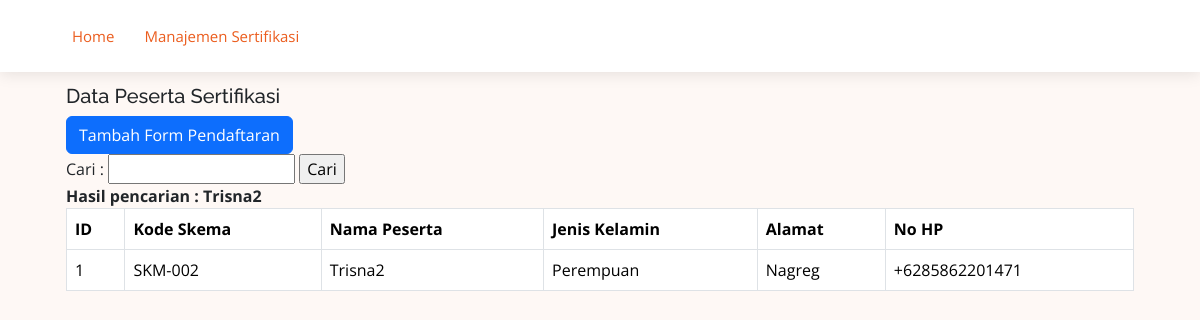
The page /index.php?cari=Trisna2 on the database its author committed.
### tables this page shows
CREATE TABLE `peserta` (
  `id_peserta` int(11) NOT NULL,
  `kd_skema` varchar(10) DEFAULT NULL,
  `nm_peserta` varchar(255) DEFAULT NULL,
  `jekel` varchar(10) DEFAULT NULL,
  `alamat` text DEFAULT NULL,
  `no_hp` varchar(15) DEFAULT NULL
);

### index.php (the view, shortened to what this page needs)
<!DOCTYPE html>
<html lang="en">
<head>
    <link href="assets/vendor/aos/aos.css" rel="stylesheet">
    <link href="assets/vendor/bootstrap/css/bootstrap.min.css" rel="stylesheet">
    <link href="assets/vendor/bootstrap-icons/bootstrap-icons.css" rel="stylesheet">
    <link href="assets/vendor/boxicons/css/boxicons.min.css" rel="stylesheet">
    <link href="assets/vendor/glightbox/css/glightbox.min.css" rel="stylesheet">
    <link href="assets/vendor/swiper/swiper-bundle.min.css" rel="stylesheet">
    <link href="assets/css/style.css" rel="stylesheet">
</head>
<body style="background-color: #fef8f5">
    <header id="header" class="fixed-top d-flex align-items-center">
        <div class="container d-flex align-items-center justify-content-between">
            <nav id="navbar" class="navbar">
                <ul>
                    <li><a class="nav-link scrollto active" href="index.php">Home</a></li>
                    <li><a class="nav-link scrollto active" href="skema.php">Manajemen Sertifikasi</a></li>
                </ul>
            </nav>
        </div>
    </header>
    <section>
        <div class="container mt-6">
            <div class="container py-lg-4 py-2">
                <div class="container">
                    <h5>Data Peserta Sertifikasi</h5>
                    <a href="tambah_peserta.php" class="btn btn-primary">Tambah Form Pendaftaran</a>
                    <form action="index.php" method="get">
                        <label>Cari :</label>
                        <input type="text" name="cari">
                        <input type="submit" value="Cari">
                    </form>
                    <?php
                    include 'koneksi.php';
                    if (isset($_GET['cari'])) {
                        $cari = $_GET['cari'];
                        $sql = mysqli_query($koneksi, "SELECT * FROM peserta WHERE nm_peserta LIKE '%$cari%' OR alamat LIKE '%$cari%' OR kd_skema LIKE '%$cari%' OR jekel LIKE '%$cari%'");
                        echo "<b>Hasil pencarian : " . $cari . "</b>";
                    } else {
                        $sql = mysqli_query($koneksi, "SELECT * FROM peserta");
                    }
                    ?>
                    <table class="table table-bordered ">
                        <thead>
                            <tr style="background:#DFF0D8;color:#eb5d1e;">
                                <th>ID</th>
                                <th>Kode Skema</th>
                                <th>Nama Peserta</th>
                                <th>Jenis Kelamin</th>
                                <th>Alamat</th>
                                <th>No HP</th>
                            </tr>
                        </thead>
                        <tbody>
                            <?php
                            while ($row = mysqli_fetch_array($sql)) {
                                echo "<tr>";
                                echo "<td>" . $row['id_peserta'] . "</td>";
                                echo "<td>" . $row['kd_skema'] . "</td>";
                                echo "<td>" . $row['nm_peserta'] . "</td>";
                                echo "<td>" . $row['jekel'] . "</td>";
                                echo "<td>" . $row['alamat'] . "</td>";
                                echo "<td>" . $row['no_hp'] . "</td>";
                                echo "</tr>";
                            }
                            ?>
                        </tbody>
                    </table>
                </div>
            </div>
        </div>
    </body>
    </html>

### assets/css/style.css (style rules this page uses)
body { font-family: "Open Sans", sans-serif; color: #212529; }
a { color: #eb5d1e; text-decoration: none; }
h1, h2, h3, h4, h5, h6, .font-primary { font-family: "Raleway", sans-serif; }
#header { height: 72px; transition: all 0.5s; z-index: 997; transition: all 0.5s; background: #fff; box-shadow: 0px 2px 15px rgba(0, 0, 0, 0.1); }
.navbar { padding: 0; }
.navbar ul { margin: 0; padding: 0; display: flex; list-style: none; align-items: center; }
.navbar li { position: relative; }
.navbar a, .navbar a:focus { display: flex; align-items: center; justify-content: space-between; padding: 10px 0 10px 30px; font-size: 15px; color: #4e4039; white-space: nowrap; transition: 0.3s; }
.navbar a:hover, .navbar .active, .navbar .active:focus, .navbar li:hover>a { color: #eb5d1e; }
section { padding: 60px 0; overflow: hidden; }

### rows shown on the page
peserta: id_peserta "1", kd_skema "SKM-002", nm_peserta "Trisna2", jekel "Perempuan", alamat "Nagreg", no_hp "+6285862201471"

### other values the page prints
$cari "Trisna2"
